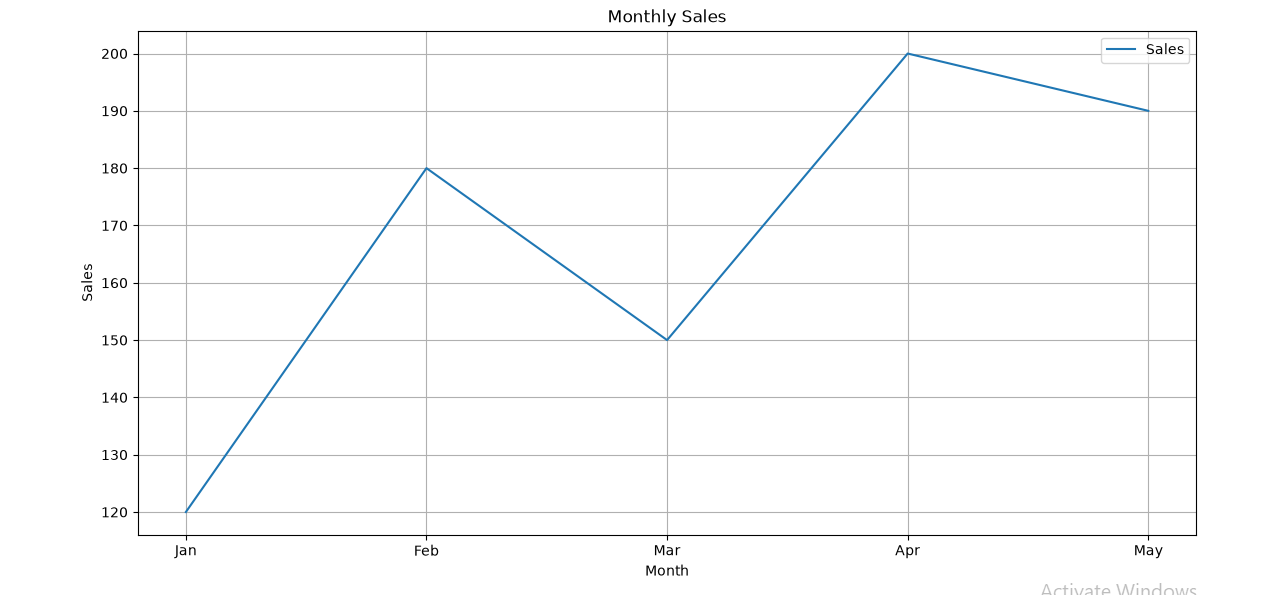

Reproduce this figure in Python.
import matplotlib.pyplot as plt

months=["Jan","Feb","Mar","Apr","May"]
sales=[120,180,150,200,190]

plt.plot(months,sales,label="Sales")

plt.title("Monthly Sales")
plt.xlabel("Month")
plt.ylabel("Sales")

plt.grid(True)
plt.legend()
plt.show()
